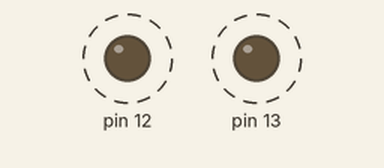
Simulated run of this sketch. Board: Arduino Uno, built with avr-gcc and run on an emulated ATmega328P. Shown: output pins drawn as LEDs (lit = HIGH). Dashed ring = blinking.

Above: at 0.2 s.
Timing chart, 0 to 3.5 s (numbered marks = the images above):
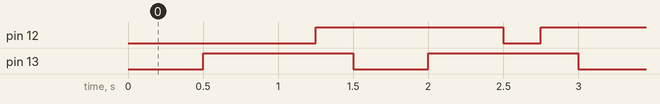

The sketch:

BlinkWithDelay.ino
```cpp
//Delay neden Kötü
//02.03.2021 Ömer ERMİŞ

const int led1=13;  //13 nolu porta bağlı led
const int led2=12;  //12 nolu porta bağlı led
void setup() {
  pinMode(13, OUTPUT);
  pinMode(12, OUTPUT);
}

void loop() {
  digitalWrite(13 , LOW);
  delay(500);
  digitalWrite(13 , HIGH);
  delay(500);
  digitalWrite(12 , LOW);
  delay(250);
  digitalWrite(12 , HIGH);
  delay(250);
}
```

Measured:
- by itself, pin 12: alternates HIGH for 1.3 s and LOW for 0.25 s
- by itself, pin 13: alternates HIGH for 1.0 s and LOW for 0.50 s
- by itself, everything shown: repeats every 15.0 s, in 40 steps
